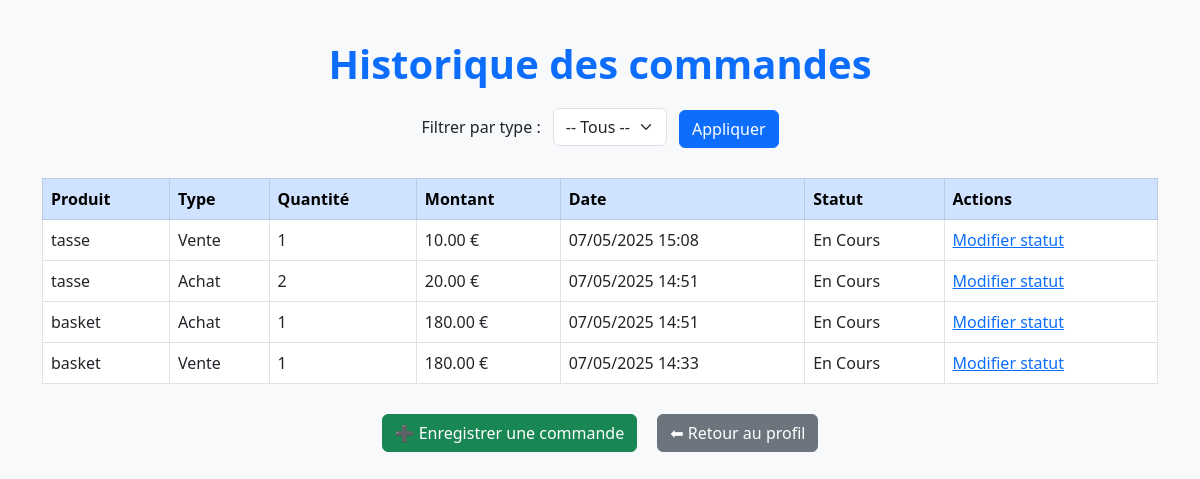
/inventaire/commandes/, run on an earlier commit of the app's database.
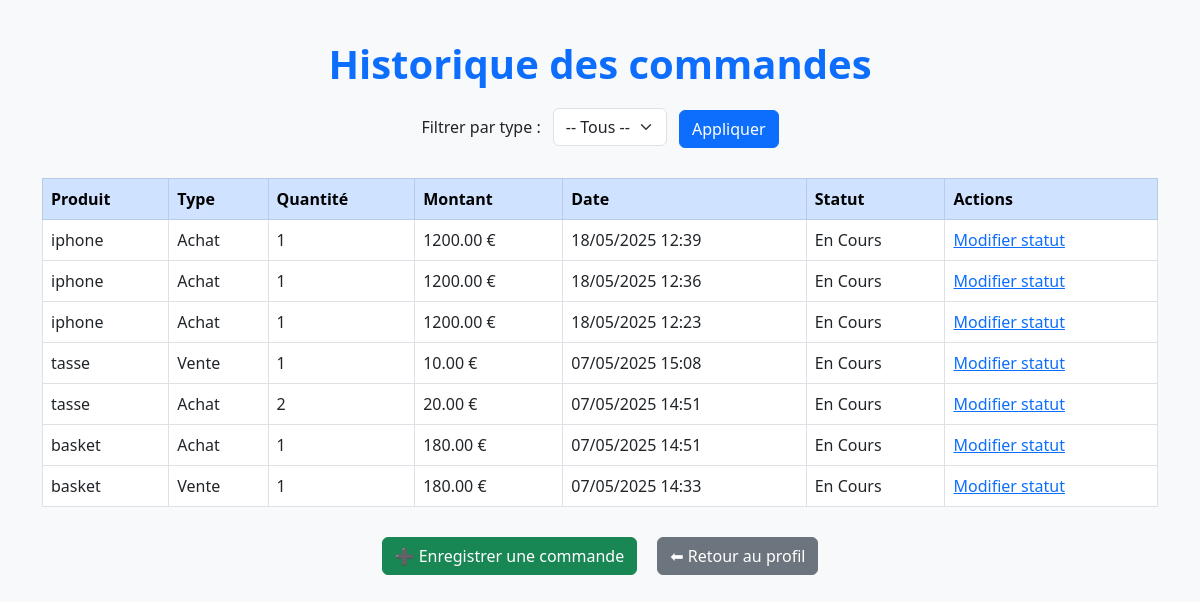
And on a later commit of the database.
### inventaire/models.py (models this page shows, shortened)
class Commande(models.Model):
    TYPE_CHOICES = [
        ('achat', 'Achat'),
        ('vente', 'Vente'),
    ]
    STATUT_CHOICES = [
        ('en_cours', 'En Cours'),
        ('terminee', 'Terminée'),
        ('annulee', 'Annulée'),
    ]
    type = models.CharField(max_length=10, choices=TYPE_CHOICES)
    date = models.DateTimeField(default=timezone.now)
    montant_total = models.DecimalField(max_digits=10, decimal_places=2)
    quantite = models.PositiveIntegerField()
    statut = models.CharField(max_length=10, choices=STATUT_CHOICES)
    produit = models.ForeignKey(Produit, on_delete=models.CASCADE)
    utilisateur = models.ForeignKey(Utilisateur, on_delete=models.CASCADE)

class Produit(models.Model):
    nom = models.CharField(max_length=100)
    description = models.TextField()
    prix = models.PositiveIntegerField()
    quantite_stock = models.PositiveIntegerField()
    date_ajout = models.DateTimeField(auto_now_add=True)
    seuil_min = models.PositiveIntegerField(default=5)  # seuil critique
    seuil_max = models.PositiveIntegerField(default=100)  # stock idéal  #
    vendeur = models.CharField(max_length=100, blank=True, null=True)

### inventaire/views.py (the view)
# urls.py: path('commandes/', views.liste_commandes, name='liste_commandes'),
def liste_commandes(request):
    commandes = Commande.objects.all().order_by('-date')  # Inclut ventes et achats
    type_filter = request.GET.get('type', '')  # permet de filtrer par type via l'URL
    if type_filter in ['achat', 'vente']:
        commandes = commandes.filter(type=type_filter)
    statut_filter = request.GET.get('statut', '')
    if statut_filter:
        commandes = commandes.filter(statut=statut_filter)
    return render(request, 'inventaire/liste_commandes.html', {'commandes': commandes})

### inventaire/templates/inventaire/liste_commandes.html (shortened to what this page needs)
<!DOCTYPE html>
<html lang="fr">
{% load static %}
<head>
  <link href="https://cdn.jsdelivr.net/npm/bootstrap@5.3.0/dist/css/bootstrap.min.css" rel="stylesheet" />
</head>
<body>
<div class="container">
  <h1>Historique des commandes</h1>
  <form method="get" class="filter-form">
    <label for="type" class="form-label me-2">Filtrer par type :</label>
    <select name="type" id="type" class="form-select d-inline w-auto">
      <option value="">-- Tous --</option>
    </select>
    <button type="submit" class="btn btn-primary ms-2">Appliquer</button>
  </form>
  <div class="table-container">
    <table class="table table-hover table-bordered mt-4 bg-white">
      <thead class="table-primary">
        <tr>
          <th>Produit</th>
          <th>Type</th>
          <th>Quantité</th>
          <th>Montant</th>
          <th>Date</th>
          <th>Statut</th>
          <th>Actions</th>
        </tr>
      </thead>
      <tbody>
        {% for commande in commandes %}
          <tr>
            <td>{{ commande.produit.nom }}</td>
            <td>{{ commande.type|title }}</td>
            <td>{{ commande.quantite }}</td>
            <td>{{ commande.montant_total }} €</td>
            <td>{{ commande.date|date:"d/m/Y H:i" }}</td>
            <td>{{ commande.get_statut_display }}</td>
            <td>
  <a href="{% url 'modifier_statut_commande' commande.pk %}">Modifier statut</a>
</td>
          </tr>
        {% empty %}
          <tr>
            <td colspan="5" class="text-center text-muted">Aucune commande trouvée.</td>
          </tr>
        {% endfor %}
      </tbody>
    </table>
  </div>
  <div class="action-buttons">
    <a href="{% url 'enregistrer_commande' %}" class="btn btn-success">
      ➕ Enregistrer une commande
    </a>
    <a href="{% url 'profile' %}" class="btn btn-secondary">
      ⬅ Retour au profil
    </a>
  </div>
</div>
</body>
</html>

What changed in the data, as far as the page shows it:
added Commande: produit.nom "iphone", type "Achat", quantite "1", montant_total "1200.00", date "18/05/2025 12:39", statut "En Cours"
added Commande: produit.nom "iphone", type "Achat", quantite "1", montant_total "1200.00", date "18/05/2025 12:36", statut "En Cours"
added Commande: produit.nom "iphone", type "Achat", quantite "1", montant_total "1200.00", date "18/05/2025 12:23", statut "En Cours"
